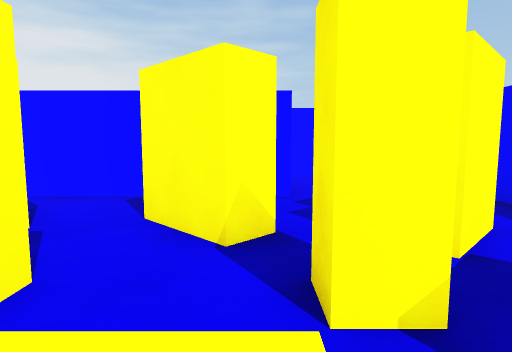
[1] (above)

18 first-person views from a walk through a Unity game level. The camera is 1.5 m above the floor, tilts 6° down and sees 75° across. The floor is counted in squares, 2 m on a side. Each view is taken from the middle of a square. On the plan, view 1 faces up. The plan holds only what a view shows up to about 11 squares ahead; the rest is blank. The place goes on beyond the plan. The player is left out.

[2]
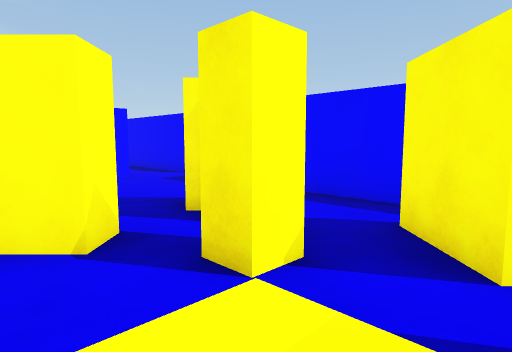

[3]
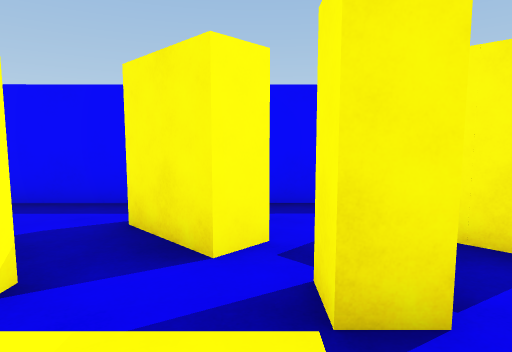

[4]
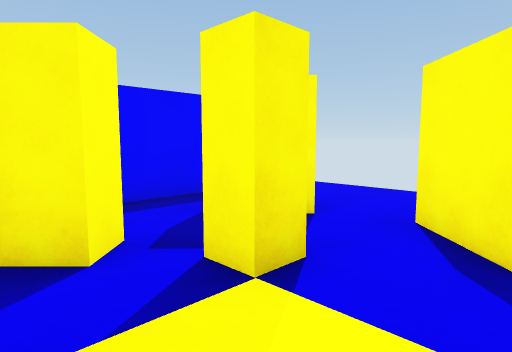

[5]
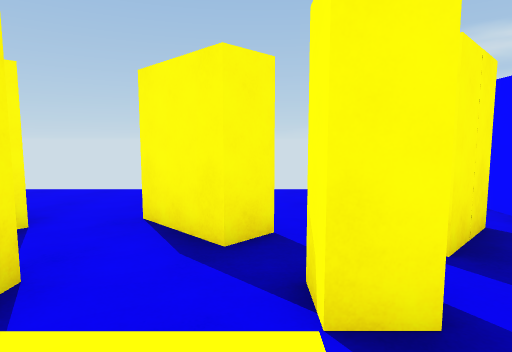

[6]
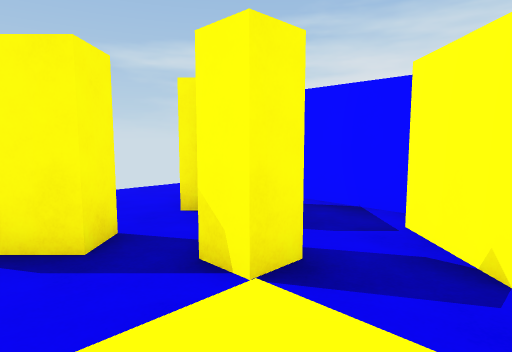

[7]
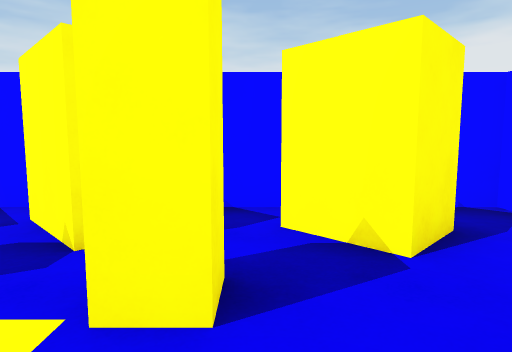

[8]
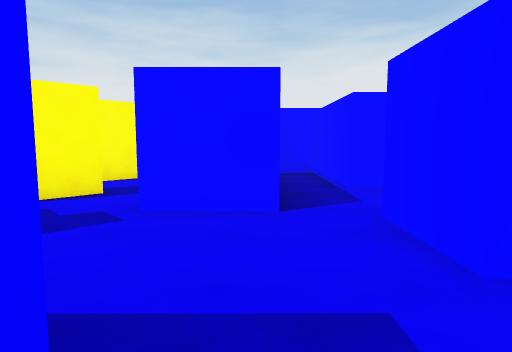

[9]
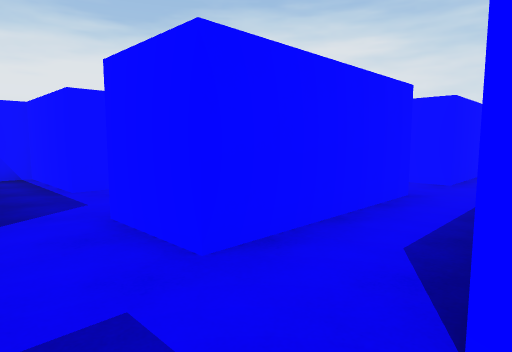

[10]
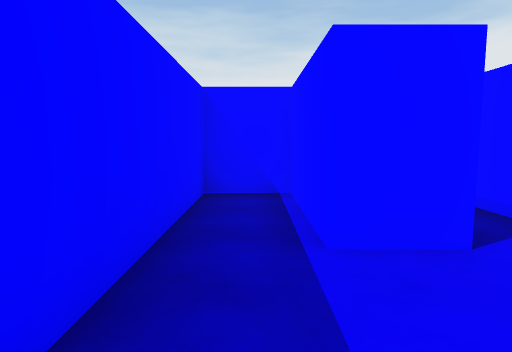

[11]
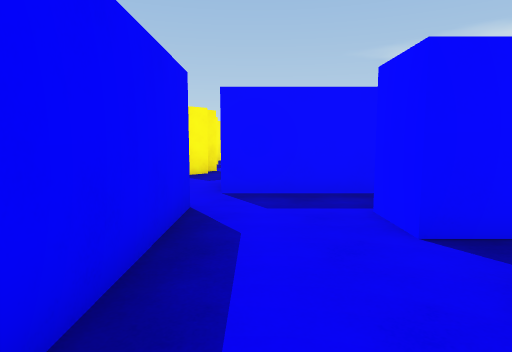

[12]
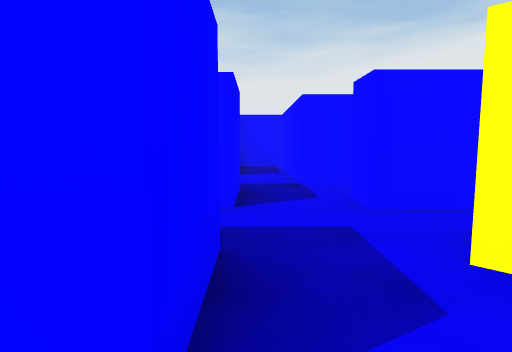

[13]
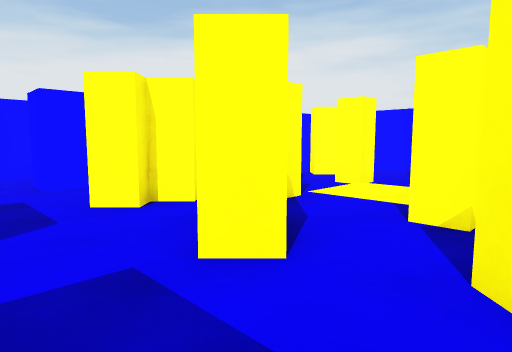

[14]
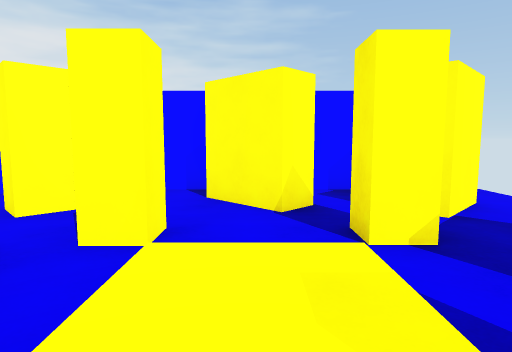

[15]
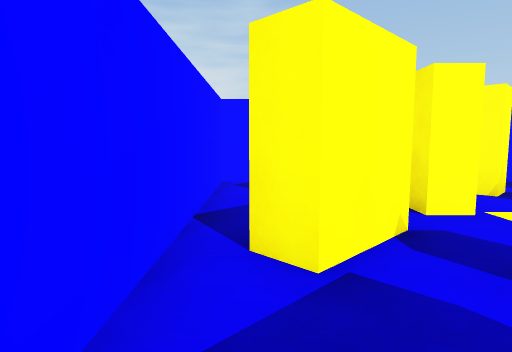

[16]
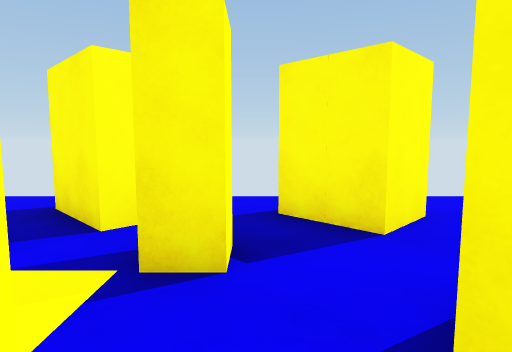

[17]
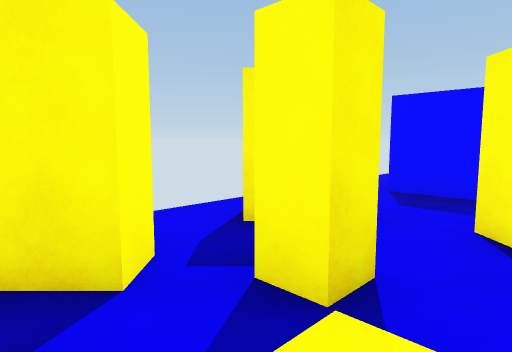

[18]
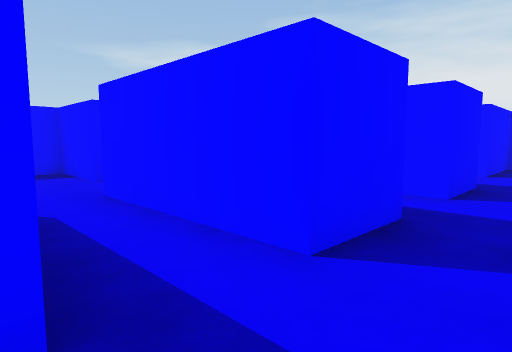

### Floor plan
Points are (right, up) in squares from view 1. A wall is a line through its corners. A room is listed if a view was taken in it or the views show most of it. See-through windows are left out.
Room 1 (views 1, 2, 3, 4, 5, 6, 7, 10)
walls: (0.2, 2.9) (-0.2, 2.5) (-1.2, 3.5); (1.7, -0.2) (1.2, 0.3) (2.2, 1.2); (-2.2, 0.8) (-3.2, -0.2); (-0.8, 3.9) (-0.1, 3.2); (-1.1, -2) (-0.7, -1.6) (0.3, -2.5); (3.2, 1.6) (3.2, 4.6); (-3.8, -0.4) (-3.7, -3); (-3.8, 2.4) (-3.8, 1.6); (-1.5, 4.8) (-3.8, 4.8) (-3.8, 4.3); (3.3, -2.2) (3.3, -0.1); (-1.3, 7.5) (-3.8, 7.5) (-3.8, 6.3) (0.5, 6.3) (0.5, 4.8); (2.4, 7.3) (0.7, 7.3)
ways out: opening at (4, 6.5) to room 2; opening at (3, 8) to room 4; opening at (-0.5, 8) to room 5; opening at (-0.5, -3.5)
objects: yellow block (-3, -2) to (-2, -2); yellow block (-3, 3); yellow block (-3, 3) to (-2, 4); yellow block (-2, -1); yellow block (-2, 2); yellow block (1, -2); yellow block (1, -1); yellow block (1, 2); yellow block (1, 3) to (2, 3); yellow block (2, -2)
Room 2 (views 8, 9)
walls: (3.2, 5.5) (4.7, 5.5) (4.7, 3.4) (5.4, 3.4)
ways out: opening at (4, 6.5) to room 1; opening at (7.5, 8) to room 4
Room 3 (view 11)
walls: (0.6, 10.8) (1.5, 10.8); (0.5, 11.8) (-3.8, 11.8) (-3.8, 10.5) (-1.3, 10.5)
ways out: opening at (-0.5, 10) to room 5; opening at (1, 12)
Room 4 (views 12, 13, 14, 15, 16, 17, 18)
walls: (6.3, 13) (6.7, 12.6) (6.3, 12.2); (8.2, 14.8) (7.7, 15.3) (8.7, 16.3); (4.4, 15.8) (3.4, 14.8) (2.9, 15.2); (6.6, 10.8) (8.3, 10.8); (6.7, 17.9) (6.3, 17.5) (5.3, 18.5); (2.4, 10.8) (2.4, 7.3); (5.2, 19.1) (2.4, 19.1) (2.4, 12.3); (7.8, 19.1) (6.9, 19.1); (3.8, 7.3) (3.8, 10.8) (5.2, 10.8) (5.2, 7.1)
ways out: opening at (3, 8) to room 1; opening at (7.5, 8) to room 2; opening at (2, 11.5)
objects: other object (3, 18) to (4, 18); yellow block (4, 13); yellow block (4, 17); yellow block (5, 15); yellow block (5, 17); yellow block (7, 15); yellow block (7, 17); yellow block (8, 13); yellow block (8, 17) to (8, 18); yellow block (9, 18)
Room 5 (no view inside)
walls: (-2, 8.5) (-1.2, 8.5) (-1.3, 7.5); (-2.1, 9.5) (-2.8, 9.5); (0.7, 7.3) (0.7, 10.1)
ways out: opening at (-0.5, 8) to room 1; opening at (-0.5, 10) to room 3

Where each view was taken, in squares from view 1:
view 1: 0 up, 0 right, facing up
view 2: 0 up, 1 left, facing up-right
view 3: 0 up, 1 left, facing right
view 4: 1 up, 1 left, facing down-right
view 5: 1 up, 1 left, facing down
view 6: 1 up, 0 right, facing down-left
view 7: 2 up, 0 right, facing left
view 8: 6 up, 4 right, facing left
view 9: 6 up, 4 right, facing up-left
view 10: 7 up, 1 right, facing left
view 11: 11 up, 0 right, facing down
view 12: 11 up, 6 right, facing left
view 13: 11 up, 8 right, facing up-left
view 14: 14 up, 6 right, facing up
view 15: 13 up, 3 right, facing up
view 16: 14 up, 5 right, facing right
view 17: 16 up, 6 right, facing down-right
view 18: 12 up, 7 right, facing down-left
